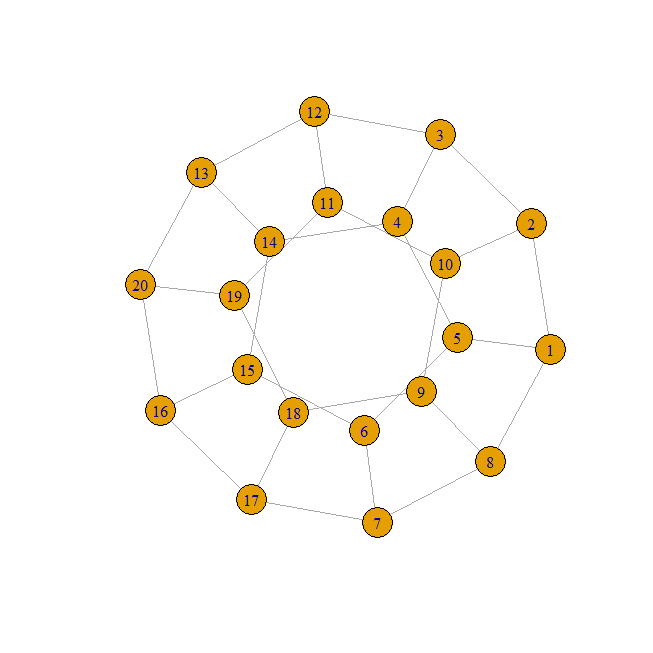

This figure's R source:
library(igraph)
my_data <- read.csv(file.choose(), header=FALSE)
my_network <- graph.data.frame(my_data,directed=FALSE)
my_network
plot(my_network)
